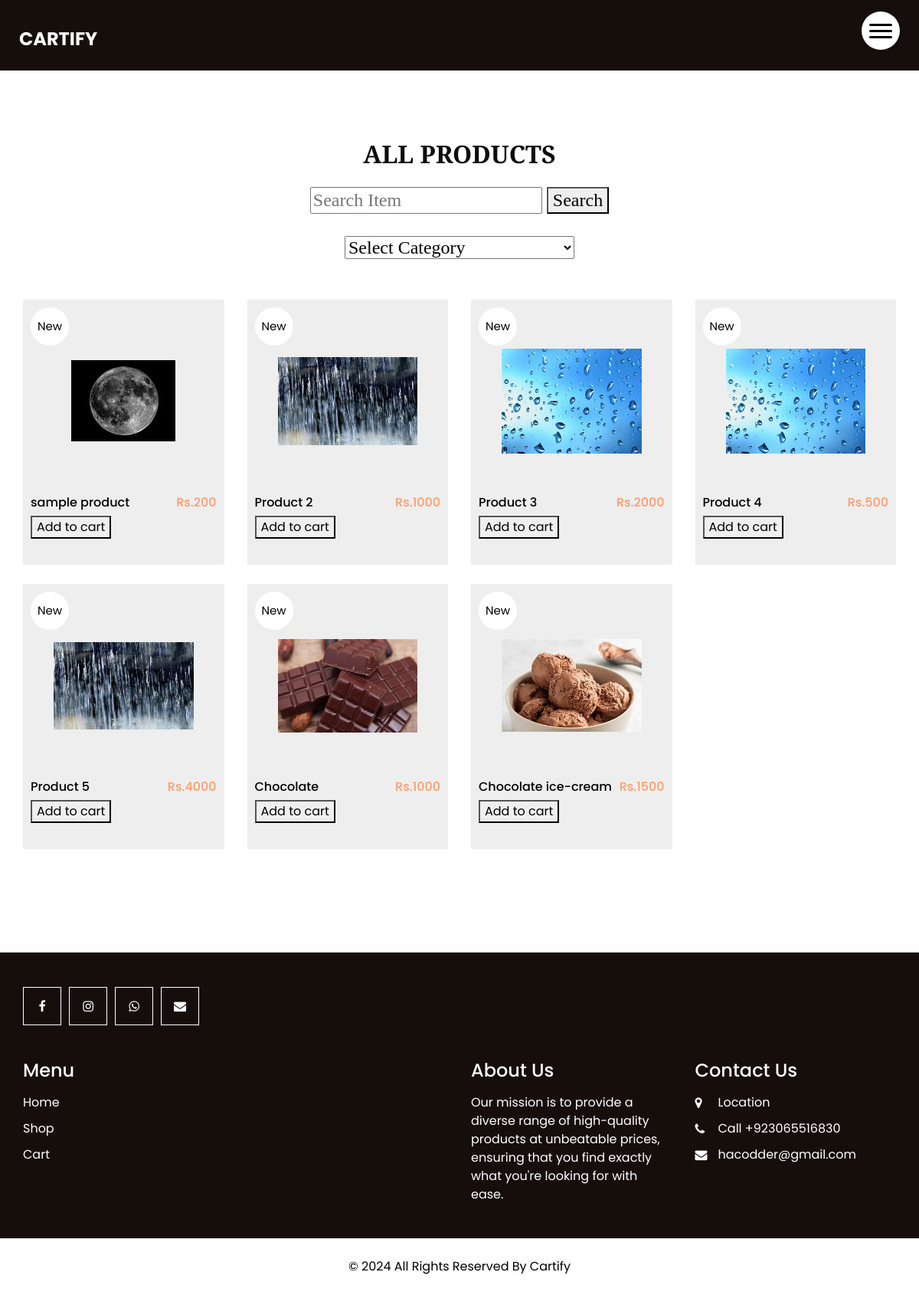
The app's page /shop/ with its own data.
### my_app/models.py (models this page shows, shortened)
class Product(models.Model):
    name=models.CharField(max_length=50)
    price=models.IntegerField()
    category=models.CharField(max_length=100,default="All")
    date_added=models.DateTimeField(auto_now_add=True)
    description=models.TextField()
    image_1=models.ImageField(upload_to="images/")
    image_2=models.ImageField(upload_to="images/",null=True,blank=True)
    image_3=models.ImageField(upload_to="images/",null=True,blank=True)
    image_4=models.ImageField(upload_to="images/",null=True,blank=True)
    image_5=models.ImageField(upload_to="images/",null=True,blank=True)
    image_6=models.ImageField(upload_to="images/",null=True,blank=True)
    image_7=models.ImageField(upload_to="images/",null=True,blank=True)
    image_8=models.ImageField(upload_to="images/",null=True,blank=True)
    video_1=models.FileField(upload_to="videos/",null=True,blank=True)

### my_app/views.py (the view)
# urls.py: path("shop/",views.shop,name="shop"),
def shop(request):
    all_products = Product.objects.all()
    category_list=[]
    product_ids_list = []
    for i in all_products:
        if i.category not in category_list:
            category_list.append(i.category)
    try:
        order_items=get_object_or_404(Order,user=request.user,order_placed=False)
        order_ids=order_items.product_id.split(",")
        for i in order_ids:
            product_ids_list.append(int(i))
    except:
        pass
    search_var=None
    item_name=request.GET.get("item_name")
    if item_name!='' and item_name is not None:
        all_products=all_products.filter(name__icontains=item_name)
        search_var=item_name
    category=request.GET.get("category")
    if category!="all" and category is not None:
        all_products=all_products.filter(category__icontains=category)
    paginator=Paginator(all_products,40) # 40 products per page
    page=request.GET.get("page")
    all_products=paginator.get_page(page)
    context = {
        "all_products": all_products,
        "product_ids_list": product_ids_list,
        "count_products":len(product_ids_list),
        "category_list":category_list,
        "search_var":search_var,
    }
    return render(request, "shop.html", context)

### my_app/templates/shop.html (shortened to what this page needs)
{% load static %}
<!DOCTYPE html>
<html>
<head>
  <link rel="stylesheet" type="text/css" href="{% static 'css/bootstrap.css' %}" />
  <link href="{% static 'css/font-awesome.min.css' %}" rel="stylesheet" />
  <link href="{% static 'css/style.css' %}" rel="stylesheet" />
  <link href="{% static 'css/responsive.css' %}" rel="stylesheet" />
</head>
<body>
  <header class="header_section innerpage_header">
    <div class="container-fluid">
      <nav class="navbar navbar-expand-lg custom_nav-container">
        <a class="navbar-brand" href="{% url 'index' %}">
          <span>
            Cartify
          </span>
        </a>
        <div class="" id="">
          <div class="custom_menu-btn">
            <button onclick="openNav()">
              <span class="s-1"> </span>
              <span class="s-2"> </span>
              <span class="s-3"> </span>
            </button>
          </div>
        </div>
      </nav>
    </div>
  </header>
  <section class="shop_section layout_padding">
    <div class="container">
      <div class="heading_container heading_center">
        <h2>
          All Products
        </h2>
        <br>
        <h4>
          <form method="get">
            <input type="text" name="item_name" id="item_name" placeholder="Search Item">
            <button type="submit">Search</button>
          </form>
          <br>
          <form id="categoryForm" action="{% url 'shop' %}" method="get">
            <select id="category" name="category" onchange="submitForm()" style="width: 300px;">
              <option value="Select Category">Select Category</option>
            </select>
          </form>
        </h4>
      </div>
      <div class="row">
        {% for product in all_products %}
        <div class="col-sm-6 col-md-4 col-lg-3">
          <div class="box">
            <a href="{% url 'details' id=product.id %}">
              <div class="img-box">
                <img src="{{product.image_1.url}}" alt="">
              </div>
              <div class="detail-box">
                <h6>
                  {{product.name}}
                </h6>
                <h6>
                  <span>
                    Rs.{{product.price}}
                  </span>
                </h6>
              </div>
              <div class="new">
                <span>
                  New
                </span>
              </div>
            </a>
            {% if product.id not in product_ids_list %}
                <button class="add-to-cart-btn" data-product-id="{{ product.id }}">Add to cart</button><br><br>
            {% else %}
                <button class="remove-from-cart-btn" data-product-id="{{ product.id }}">Remove from cart</button><br><br>
            {% endif %}
          </div>
        </div>
        {% endfor %}
      </div>
    </div>
  </section>
  <section class="info_section layout_padding2">
    <div class="container">
      <div class="row info_form_social_row">
        <div class="col-md-4 col-lg-3">
          <div class="social_box">
            <a href="">
              <i class="fa fa-facebook" aria-hidden="true"></i>
            </a>
            <a href="">
              <i class="fa fa-instagram" aria-hidden="true"></i>
            </a>
            <a href="https://wa.me/923065516830" target="_blank">
              <i class="fa fa-whatsapp" aria-hidden="true"></i>
            </a>
            <a href="mailto:hacodder@gmail.com">
              <i class="fa fa-envelope" aria-hidden="true"></i>
            </a>
          </div>
        </div>
      </div>
      <div class="row info_main_row">
        <div class="col-md-6 col-lg-3">
          <div class="info_links">
            <h4>
              Menu
            </h4>
            <div class="info_links_menu">
              <a href="{% url 'index' %}">Home</a>
              <a href="{% url 'shop' %}">Shop</a>
              <a href="{% url 'cart' %}">Cart</a>
            </div>
          </div>
        </div>
        <div class="col-md-6 col-lg-3">
        </div>
        <div class="col-md-6 col-lg-3">
          <div class="info_detail">
            <h4>
              About Us
            </h4>
            <p class="mb-0">
              Our mission is to provide a diverse range of high-quality products at unbeatable prices, ensuring that you find exactly what you're looking for with ease.
            </p>
          </div>
        </div>
        <div class="col-md-6 col-lg-3">
          <h4>
            Contact Us
          </h4>
          <div class="info_contact">
            <a href="https://www.google.com/maps/place/Alnamaa+Accounting+%26+Bookkeeping+LLC/@25.26615,55.3106126,17z/data=!3m1!4b1!4m6!3m5!1s0x3e5f437d2f3bcfd9:0xd213a756689e8e71!8m2!3d25.26615!4d55.3106126!16s%2Fg%2F11jjls6g16?entry=ttu" target="_blank">
              <i class="fa fa-map-marker" aria-hidden="true"></i>
              <span>
                Location
              </span>
            </a>
            <a href="tel:+923065516830" target="_blank">
              <i class="fa fa-phone" aria-hidden="true"></i>
              <span>
                Call +923065516830
              </span>
            </a>
            <a href="mailto:hacodder@gmail.com" target="_blank">
              <i class="fa fa-envelope"></i>
              <span>
                hacodder@gmail.com
              </span>
            </a>
          </div>
        </div>
      </div>
    </div>
  </section>
  <footer class="footer_section">
    <div class="container">
      <p>
        &copy; <span id="displayYear"></span> All Rights Reserved By
        <a href="{% url 'index' %}">Cartify</a>
      </p>
    </div>
  </footer>
</body>
</html>

### my_app/static/css/responsive.css (style rules this page uses)
@media (min-width: 1200px) { .container { max-width: 1170px; } }

### records on screen
Product: image_1 (picture), name "sample product", price "200"
Product: image_1 (picture), name "Product 2", price "1000"
Product: image_1 (picture), name "Product 3", price "2000"
Product: image_1 (picture), name "Product 4", price "500"
Product: image_1 (picture), name "Product 5", price "4000"
Product: image_1 (picture), name "Chocolate", price "1000"
Product: image_1 (picture), name "Chocolate ice-cream", price "1500"
